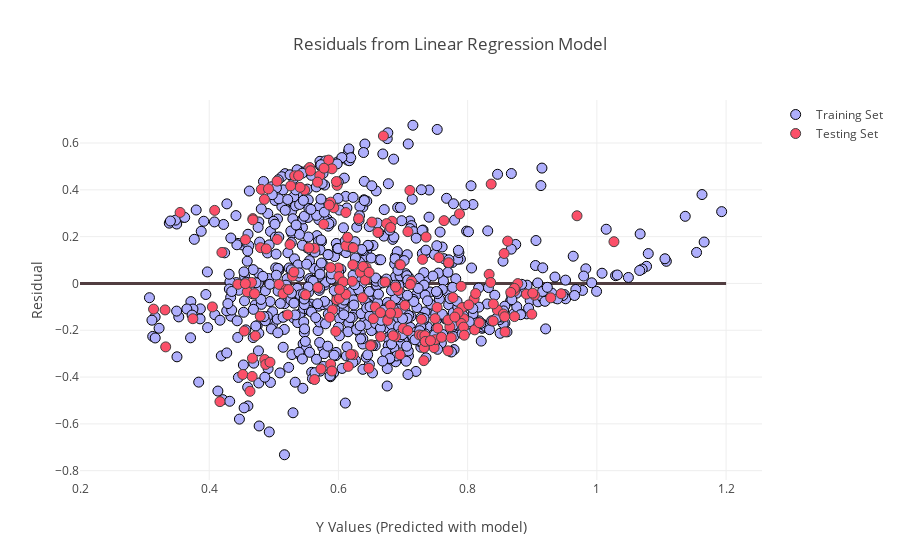

The cell this chart's notebook holds for it:
### Markdown cell above
#### Plot the residuals of linear regression model for train and test sets

### Code cell
trace0 = go.Scatter(
    x = lr_model.predict(X_tr),
    y = (lr_model.predict(X_tr) - y_train),
    name = 'Training Set',
    mode = 'markers',
    marker = dict(
        size = 10,
        color = 'rgb(175, 175, 252)',
        line = dict(
            width = 1,
            color = 'rgb(0, 0, 0)'
        )
    )
)

trace1 = go.Scatter(
    x = lr_model.predict(X_te),
    y = lr_model.predict(X_te) - y_test,
    name = 'Testing Set',
    mode = 'markers',
    marker = dict(
        size = 10,
        color = 'rgb(251, 80, 105)',
        line = dict(
            width = 1,
        )
    )
)


trace2 = go.Scatter(
    x = np.linspace(0.2,1.2,50),
    y = [0] * 50,
    line = dict(
        color = ('rgb(81, 61, 64)'),
        width = 3,),
    showlegend=False
)


data = [trace2, trace0, trace1]

layout = dict(title = 'Residuals from Linear Regression Model',
              yaxis = dict(zeroline = False, title='Residual'),
              xaxis = dict(zeroline = False, title='Y Values (Predicted with model)'),
              #xaxis=dict(title='Y Values (Predicted with model)'),
              #yaxis=dict(title='Residual')
             )

fig = dict(data=data, layout=layout)
plotly.offline.iplot(fig, filename='Residuals')
#py.iplot(fig, filename='Lin Reg Residuals')

### Figure 1 — Plotly figure (JSON) as saved in the notebook; plotly's stock layout.template omitted (floating-point values rounded to 4 significant figures; data arrays with more than 128 entries replaced by an {"elided": "..."} marker saying what was removed)
{"data": [{"line": {"color": "rgb(81, 61, 64)", "width": 3}, "showlegend": false, "type": "scatter", "x": [0.2, 0.2204, 0.2408, 0.2612, 0.2816, 0.302, 0.3224, 0.3429, 0.3633, 0.3837, 0.4041, 0.4245, 0.4449, 0.4653, 0.4857, 0.5061, 0.5265, 0.5469, 0.5673, 0.5878, 0.6082, 0.6286, 0.649, 0.6694, 0.6898, 0.7102, 0.7306, 0.751, 0.7714, 0.7918, 0.8122, 0.8327, 0.8531, 0.8735, 0.8939, 0.9143, 0.9347, 0.9551, 0.9755, 0.9959, 1.016, 1.037, 1.057, 1.078, 1.098, 1.118, 1.139, 1.159, 1.18, 1.2], "y": [0, 0, 0, 0, 0, 0, 0, 0, 0, 0, 0, 0, 0, 0, 0, 0, 0, 0, 0, 0, 0, 0, 0, 0, 0, 0, 0, 0, 0, 0, 0, 0, 0, 0, 0, 0, 0, 0, 0, 0, 0, 0, 0, 0, 0, 0, 0, 0, 0, 0]}, {"marker": {"color": "rgb(175, 175, 252)", "line": {"color": "rgb(0, 0, 0)", "width": 1}, "size": 10}, "mode": "markers", "name": "Training Set", "type": "scatter", "x": {"elided": "756 float values"}, "y": {"elided": "756 float values"}}, {"marker": {"color": "rgb(251, 80, 105)", "line": {"width": 1}, "size": 10}, "mode": "markers", "name": "Testing Set", "type": "scatter", "x": {"elided": "189 float values"}, "y": {"elided": "189 float values"}}], "layout": {"title": "Residuals from Linear Regression Model", "xaxis": {"title": "Y Values (Predicted with model)", "zeroline": false}, "yaxis": {"title": "Residual", "zeroline": false}}}
